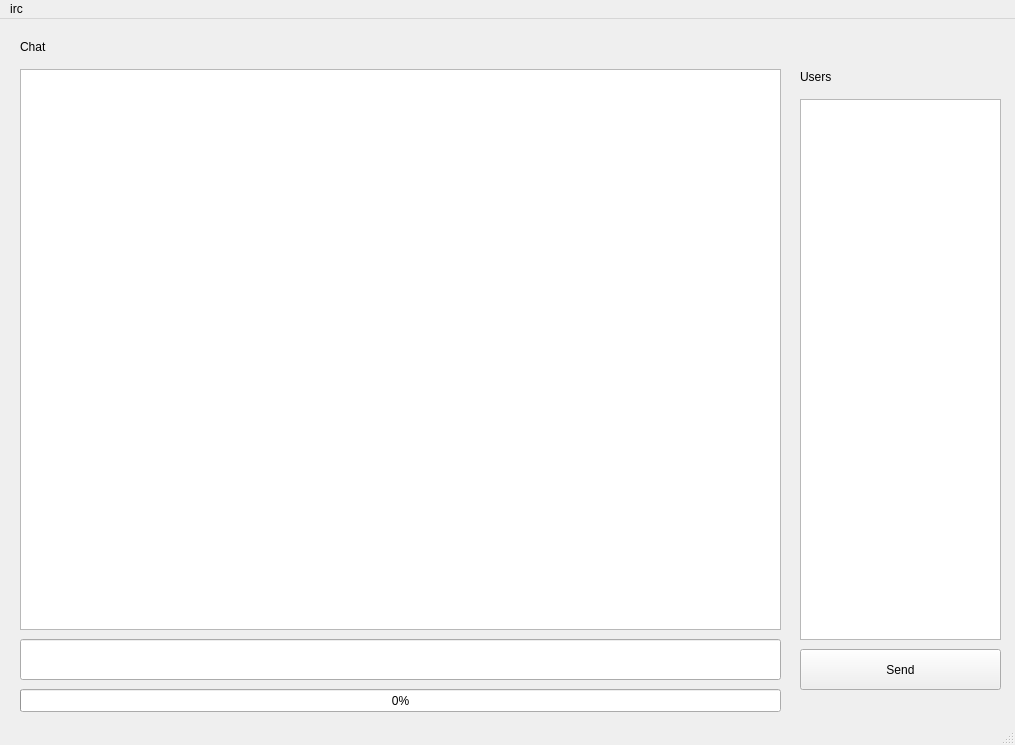
<?xml version="1.0" encoding="UTF-8"?>
<ui version="4.0">
 <class>MainWindow</class>
 <widget class="QMainWindow" name="MainWindow">
  <property name="geometry">
   <rect>
    <x>0</x>
    <y>0</y>
    <width>1015</width>
    <height>745</height>
   </rect>
  </property>
  <property name="windowTitle">
   <string>IRC - ledins_a</string>
  </property>
  <widget class="QWidget" name="centralWidget">
   <widget class="QLineEdit" name="userInput">
    <property name="geometry">
     <rect>
      <x>20</x>
      <y>620</y>
      <width>761</width>
      <height>41</height>
     </rect>
    </property>
    <property name="maxLength">
     <number>4095</number>
    </property>
   </widget>
   <widget class="QPlainTextEdit" name="messages">
    <property name="geometry">
     <rect>
      <x>20</x>
      <y>50</y>
      <width>761</width>
      <height>561</height>
     </rect>
    </property>
    <property name="font">
     <font>
      <family>Cantarell</family>
      <pointsize>12</pointsize>
     </font>
    </property>
    <property name="styleSheet">
     <string notr="true"/>
    </property>
    <property name="readOnly">
     <bool>true</bool>
    </property>
   </widget>
   <widget class="QPushButton" name="sendButton">
    <property name="geometry">
     <rect>
      <x>800</x>
      <y>630</y>
      <width>201</width>
      <height>41</height>
     </rect>
    </property>
    <property name="text">
     <string>Send</string>
    </property>
   </widget>
   <widget class="QListView" name="usersList">
    <property name="geometry">
     <rect>
      <x>800</x>
      <y>80</y>
      <width>201</width>
      <height>541</height>
     </rect>
    </property>
   </widget>
   <widget class="QLabel" name="label">
    <property name="geometry">
     <rect>
      <x>800</x>
      <y>50</y>
      <width>51</width>
      <height>16</height>
     </rect>
    </property>
    <property name="text">
     <string>Users</string>
    </property>
   </widget>
   <widget class="QLabel" name="label_2">
    <property name="geometry">
     <rect>
      <x>20</x>
      <y>20</y>
      <width>51</width>
      <height>16</height>
     </rect>
    </property>
    <property name="text">
     <string>Chat</string>
    </property>
   </widget>
   <widget class="QProgressBar" name="progressBar">
    <property name="geometry">
     <rect>
      <x>20</x>
      <y>670</y>
      <width>761</width>
      <height>23</height>
     </rect>
    </property>
    <property name="value">
     <number>0</number>
    </property>
   </widget>
  </widget>
  <widget class="QMenuBar" name="menuBar">
   <property name="geometry">
    <rect>
     <x>0</x>
     <y>0</y>
     <width>1015</width>
     <height>28</height>
    </rect>
   </property>
   <widget class="QMenu" name="menuConnection">
    <property name="title">
     <string>irc</string>
    </property>
    <addaction name="actionConnection_to_server"/>
    <addaction name="actionJoin_chanel"/>
   </widget>
   <addaction name="menuConnection"/>
  </widget>
  <widget class="QStatusBar" name="statusBar"/>
  <action name="actionConnection_to_server">
   <property name="text">
    <string>connect to server</string>
   </property>
  </action>
  <action name="actionJoin_chanel">
   <property name="text">
    <string>join chanel</string>
   </property>
  </action>
  <action name="actionCoucou">
   <property name="text">
    <string>coucou</string>
   </property>
  </action>
 </widget>
 <layoutdefault spacing="6" margin="11"/>
 <resources/>
 <connections/>
</ui>
